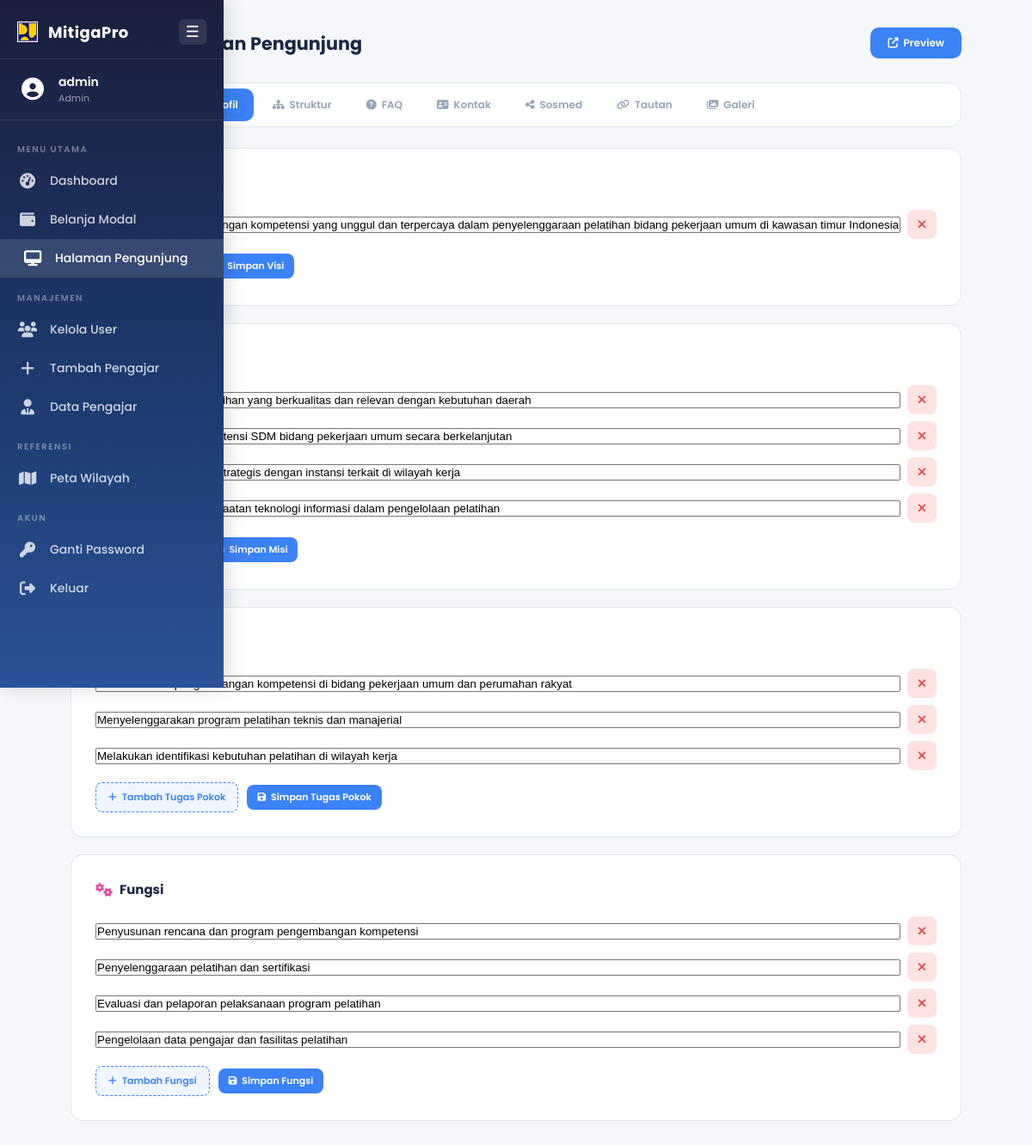
Screenshot of /mitigapro/admin/kelola_visitor.php?tab=profil (signed in) with the database file from the repository.
### tables this page shows
CREATE TABLE IF NOT EXISTS visitor_profil (
    id          INT UNSIGNED AUTO_INCREMENT PRIMARY KEY,
    tipe        ENUM('visi','misi','tugas','fungsi') NOT NULL,
    isi         TEXT NOT NULL,
    urutan      SMALLINT NOT NULL DEFAULT 0,
    created_at  TIMESTAMP DEFAULT CURRENT_TIMESTAMP
);

### mitigapro/admin/kelola_visitor.php (the view, shortened to what this page needs)
<?php
require $_SERVER['DOCUMENT_ROOT'] . '/MitigaPro/include/autoload.php';
$tab = $_GET['tab'] ?? 'sambutan';
$profil = ['visi' => [], 'misi' => [], 'tugas' => [], 'fungsi' => []];
$r = $conn->query("SELECT * FROM visitor_profil ORDER BY tipe, urutan");
if ($r) { while ($row = $r->fetch_assoc()) $profil[$row['tipe']][] = $row; $r->free(); }
require INCLUDE_PATH . 'sidebar_mitigapro.php';
?>
<!DOCTYPE html>
<html lang="id">
<head>
<link rel="stylesheet" href="https://cdnjs.cloudflare.com/ajax/libs/font-awesome/6.5.0/css/all.min.css">
<link rel="stylesheet" href="<?= BASE_URL ?>1_css/sidebar_mitigapro.css">
</head>
<body>
<div class="main" id="mainContent">
<div class="page-header">
  <h2><i class="fas fa-desktop"></i> Kelola Halaman Pengunjung</h2>
  <a href="<?= BASE_URL ?>login_tamu.php" target="_blank" class="preview-btn">
    <i class="fas fa-external-link-alt"></i> Preview
  </a>
</div>
<div class="tab-nav">
  <a href="?tab=sambutan" class="tab-link <?= $tab==='sambutan'?'active':'' ?>"><i class="fas fa-quote-left"></i> Sambutan</a>
  <a href="?tab=profil"   class="tab-link <?= $tab==='profil'?'active':'' ?>"><i class="fas fa-landmark"></i> Profil</a>
  <a href="?tab=struktur" class="tab-link <?= $tab==='struktur'?'active':'' ?>"><i class="fas fa-sitemap"></i> Struktur</a>
  <a href="?tab=faq"      class="tab-link <?= $tab==='faq'?'active':'' ?>"><i class="fas fa-circle-question"></i> FAQ</a>
  <a href="?tab=kontak"   class="tab-link <?= $tab==='kontak'?'active':'' ?>"><i class="fas fa-address-card"></i> Kontak</a>
  <a href="?tab=sosmed"   class="tab-link <?= $tab==='sosmed'?'active':'' ?>"><i class="fas fa-share-alt"></i> Sosmed</a>
  <a href="?tab=tautan"   class="tab-link <?= $tab==='tautan'?'active':'' ?>"><i class="fas fa-link"></i> Tautan</a>
  <a href="?tab=galeri"   class="tab-link <?= $tab==='galeri'?'active':'' ?>"><i class="fas fa-images"></i> Galeri</a>
</div>
<?php if ($tab === 'profil'): ?>
<?php
$profil_config = [
  'visi'   => ['label' => 'Visi',        'icon' => 'fa-eye',       'color' => '#3b82f6'],
  'misi'   => ['label' => 'Misi',        'icon' => 'fa-bullseye',  'color' => '#22c55e'],
  'tugas'  => ['label' => 'Tugas Pokok', 'icon' => 'fa-tasks',     'color' => '#f59e0b'],
  'fungsi' => ['label' => 'Fungsi',      'icon' => 'fa-cogs',      'color' => '#ec4899'],
];
foreach ($profil_config as $tipe => $cfg):
?>
<div class="card">
  <div class="card-header">
    <h3><i class="fas <?= $cfg['icon'] ?>" style="color:<?= $cfg['color'] ?>"></i> <?= $cfg['label'] ?></h3>
  </div>
  <form method="post">
    <div class="profil-items" id="profil-<?= $tipe ?>">
      <?php if (!empty($profil[$tipe])):
        foreach ($profil[$tipe] as $item): ?>
      <div class="profil-item-row">
        <input type="text" name="items[]" value="<?= htmlspecialchars($item['isi']) ?>" required>
        <button type="button" class="remove-item" onclick="this.parentElement.remove()"><i class="fas fa-times"></i></button>
      </div>
      <?php endforeach;
      endif; ?>
    </div>
    <div style="display:flex;gap:10px;align-items:center">
      <button type="button" class="add-item-btn" onclick="addProfilItem('profil-<?= $tipe ?>', '<?= strtolower($cfg['label']) ?>')">
        <i class="fas fa-plus"></i> Tambah <?= $cfg['label'] ?>
      </button>
      <button type="submit" class="btn btn-primary btn-sm"><i class="fas fa-save"></i> Simpan <?= $cfg['label'] ?></button>
    </div>
  </form>
</div>
<?php endforeach; ?>
<?php endif; ?>
</div>
</body>
</html>

### mitigapro/admin/kelola_visitor.php (style rules this page uses)
*, *::before, *::after { box-sizing: border-box; margin: 0; padding: 0; }
:root { --navy: #1a2744; --blue: #2c5282; --accent: #3b82f6; --bg: #f5f7fb; --white: #fff; --text: #334155; --muted: #94a3b8; --border: #e2e8f0; --radius: 12px; --success: #22c55e; --error: #ef4444; }
body { font-family: 'Poppins', sans-serif; background: var(--bg); color: var(--text); }
.main { max-width: 1100px; margin: 0 auto; padding: 32px; }
.page-header { display: flex; align-items: center; justify-content: space-between; margin-bottom: 28px; flex-wrap: wrap; gap: 12px; }
.page-header h2 { font-size: 1.3rem; font-weight: 700; color: var(--navy); display: flex; align-items: center; gap: 10px; }
.page-header h2 i { color: var(--accent); }
.preview-btn { display: inline-flex; align-items: center; gap: 6px; background: var(--accent); color: #fff; padding: 9px 20px; border-radius: 10px; font-size: 12px; font-weight: 600; text-decoration: none; transition: background 0.2s; }
.tab-nav { display: flex; gap: 4px; flex-wrap: wrap; background: var(--white); border: 1px solid var(--border); border-radius: 14px; padding: 6px; margin-bottom: 24px; overflow-x: auto; }
.tab-link { padding: 10px 18px; border-radius: 10px; font-size: 12px; font-weight: 600; text-decoration: none; color: var(--muted); white-space: nowrap; transition: all 0.2s; display: flex; align-items: center; gap: 6px; }
.tab-link.active { background: var(--accent); color: #fff; }
.card { background: var(--white); border: 1px solid var(--border); border-radius: 14px; padding: 28px; margin-bottom: 20px; }
.card-header { display: flex; align-items: center; justify-content: space-between; margin-bottom: 20px; flex-wrap: wrap; gap: 10px; }
.card-header h3 { font-size: 15px; font-weight: 700; color: var(--navy); display: flex; align-items: center; gap: 8px; }
.card-header h3 i { color: var(--accent); font-size: 16px; }
.btn { display: inline-flex; align-items: center; gap: 6px; padding: 10px 20px; border-radius: 10px; font-size: 12px; font-weight: 600; border: none; cursor: pointer; font-family: 'Poppins', sans-serif; transition: all 0.2s; }
.btn-primary { background: var(--accent); color: #fff; }
.btn-sm { padding: 6px 12px; font-size: 11px; border-radius: 8px; }
.profil-items { display: flex; flex-direction: column; gap: 8px; margin-bottom: 14px; }
.profil-item-row { display: flex; gap: 8px; align-items: center; }
.profil-item-row input { flex: 1; }
.remove-item { background: #fee2e2; color: #ef4444; border: none; border-radius: 8px; width: 34px; height: 34px; cursor: pointer; font-size: 14px; transition: background 0.2s; }
.add-item-btn { display: inline-flex; align-items: center; gap: 6px; padding: 8px 14px; border-radius: 8px; font-size: 11px; font-weight: 600; cursor: pointer; border: 1px dashed var(--accent); background: #eff6ff; color: var(--accent); transition: all 0.2s; font-family: 'Poppins', sans-serif; }

### rows the page displays
visitor_profil: isi "Menjadi balai pengembangan kompetensi yang unggul dan terpercaya dalam penyelenggaraan pelatihan bidang pekerjaan umum di kawasan timur Indonesia"
visitor_profil: isi "Menyelenggarakan pelatihan yang berkualitas dan relevan dengan kebutuhan daerah"
visitor_profil: isi "Mengembangkan kompetensi SDM bidang pekerjaan umum secara berkelanjutan"
visitor_profil: isi "Membangun kemitraan strategis dengan instansi terkait di wilayah kerja"
visitor_profil: isi "Mengoptimalkan pemanfaatan teknologi informasi dalam pengelolaan pelatihan"
visitor_profil: isi "Melaksanakan pengembangan kompetensi di bidang pekerjaan umum dan perumahan rakyat"
visitor_profil: isi "Menyelenggarakan program pelatihan teknis dan manajerial"
visitor_profil: isi "Melakukan identifikasi kebutuhan pelatihan di wilayah kerja"
visitor_profil: isi "Penyusunan rencana dan program pengembangan kompetensi"
visitor_profil: isi "Penyelenggaraan pelatihan dan sertifikasi"
visitor_profil: isi "Evaluasi dan pelaporan pelaksanaan program pelatihan"
visitor_profil: isi "Pengelolaan data pengajar dan fasilitas pelatihan"

### other values shown
$_sidebar_username "admin"
$label "Dashboard Belanja Modal Halaman Pengunjung Kelola User Tambah Pengajar Data Pengajar Peta Wilayah Ganti Password"
$cfg['label'] "Visi"
$cfg['label'] "Misi"
$cfg['label'] "Tugas Pokok"
$cfg['label'] "Fungsi"
